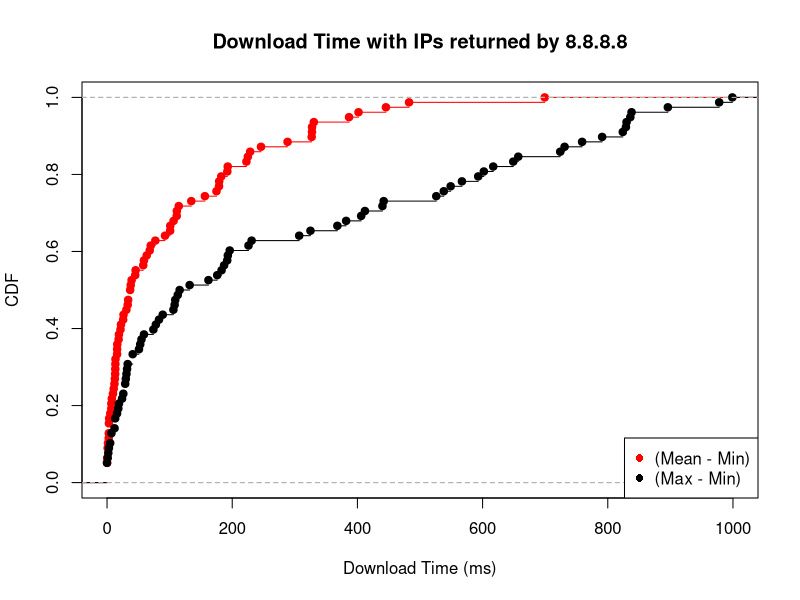

Here is the R script that generated this plot:
mean_min <- c(5.166667, 25.791667, 134.611111, 3.000000, 3.416667, 2.833333, 179.133333, 45.000000, 59.000000, 330.397000, 228.646000, 2.666667, 37.833333, 1.000000, 0.000000, 69.832778, 39.250000, 92.661667, 482.493333, 18.500000, 11.833333, 13.500000, 192.165000, 178.888889, 0.000000, 222.660000, 327.496667, 224.999167, 16.058824, 1.000000, 192.831667, 63.388889, 33.000000, 33.750000, 101.000000, 19.000000, 386.663333, 45.666667, 326.935741, 7.666667, 106.333333, 401.748333, 0.000000, 182.498333, 1.500000, 699.213889, 156.332917, 68.166667, 16.100000, 36.916667, 36.916667, 3.000000, 22.250000, 57.833333, 0.411765, 12.500000, 6.875000, 30.916667, 13.166667, 0.000000, 327.405926, 114.614895, 111.500000, 21.500000, 26.333333, 288.453636, 9.500000, 13.333333, 13.000000, 10.666667, 174.833333, 16.333333, 77.166667, 111.333333, 100.833333, 6.833333, 245.998333, 445.552222)

max_min <- c(18.00, 74.00, 406.00, 12.00, 7.00, 16.00, 526.00, 231.00, 538.00, 566.99, 411.99, 5.00, 83.00, 7.00, 0.00, 829.99, 113.00, 182.99, 601.99, 176.00, 30.00, 24.00, 439.99, 593.00, 0.00, 324.99, 548.99, 895.99, 59.00, 2.00, 616.99, 724.00, 51.00, 108.00, 196.00, 53.00, 730.99, 106.00, 367.99, 13.00, 307.00, 648.99, 0.00, 790.99, 3.00, 837.99, 998.99, 193.00, 116.00, 132.00, 109.00, 13.00, 32.00, 226.00, 1.00, 19.00, 33.00, 162.00, 55.00, 0.00, 828.99, 977.99, 187.00, 78.00, 89.00, 835.99, 26.00, 29.00, 31.00, 29.00, 442.00, 41.00, 192.00, 824.00, 382.00, 41.00, 656.99, 758.99)

mean_min_val = ecdf(mean_min)
max_min_val = ecdf(max_min)

plot(mean_min_val, lty=1, col="red", xlab="Download Time (ms)", ylab="CDF", main="Download Time with IPs returned by 8.8.8.8", xlim=c(0, 1000))
lines(max_min_val)

legend("bottomright",  pch =16, legend=c("(Mean - Min)", "(Max - Min)"), col=c("red", "black"))

